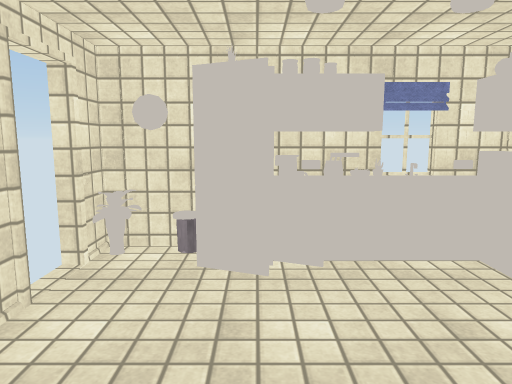
View 1 (above)

13 first-person views from a walk through a Unity game level. The camera is 1.3 m above the floor, tilts 8° down and sees 70° across. Doors are open. The floor is counted in squares, 0.5 m on a side. Each view is taken from the middle of a square. On the plan, view 1 faces up. The plan holds only what a view shows up to about 20 squares ahead; the rest is blank. The player character is not drawn. Some surface patterns are stand-ins.

View 2
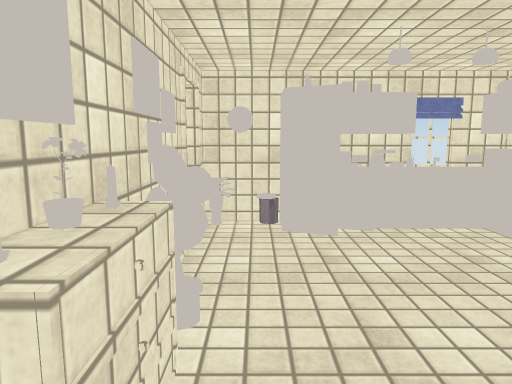

View 3
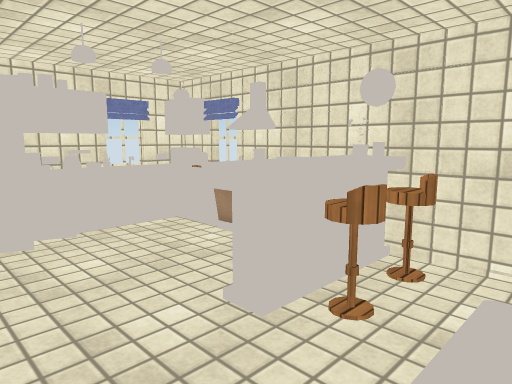

View 4
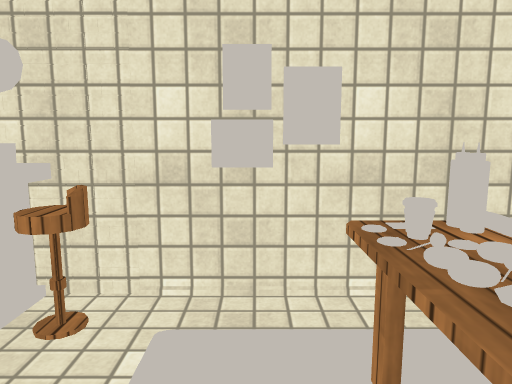

View 5
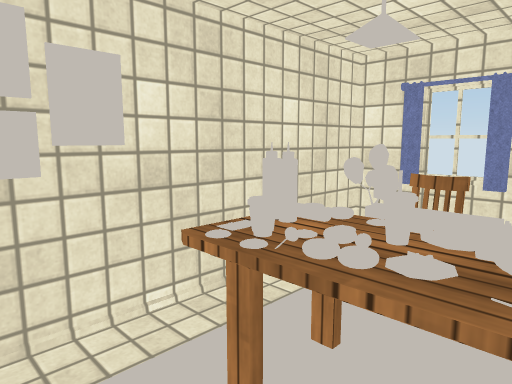

View 6
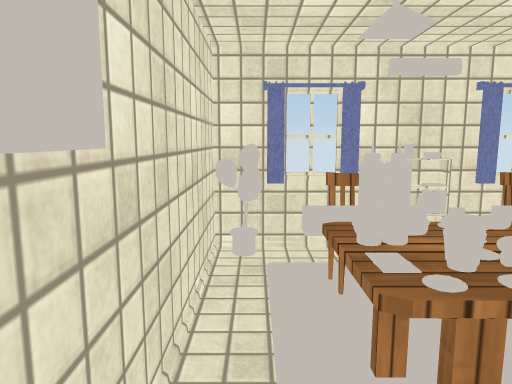

View 7
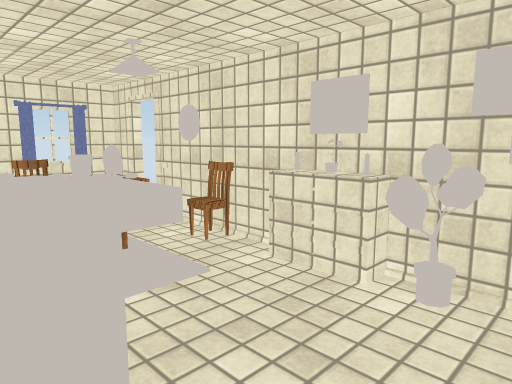

View 8
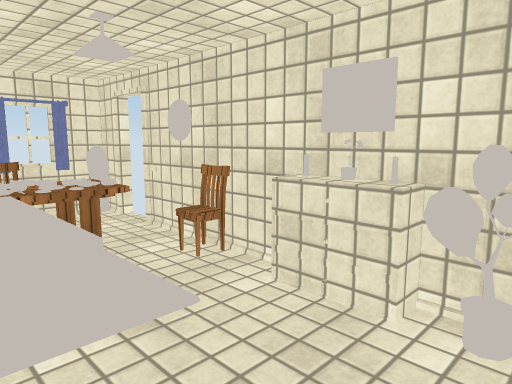

View 9
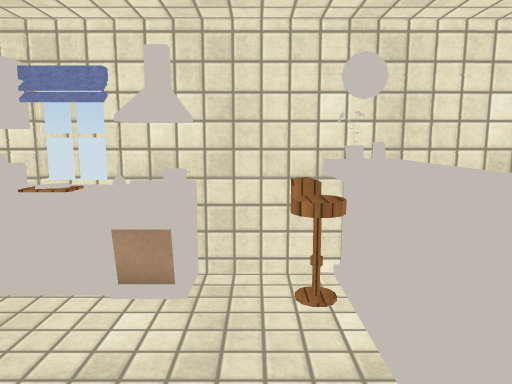

View 10
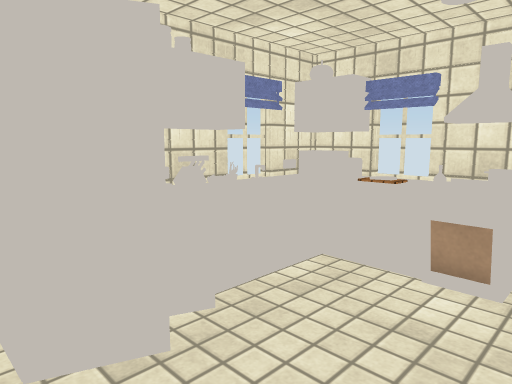

View 11
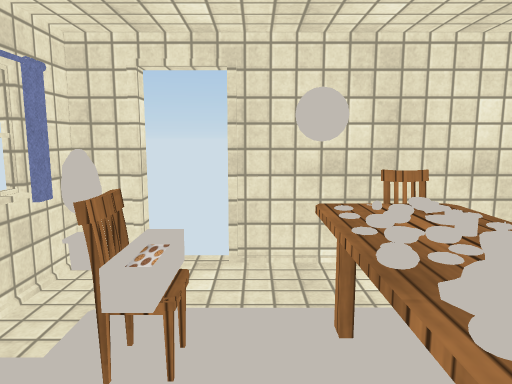

View 12
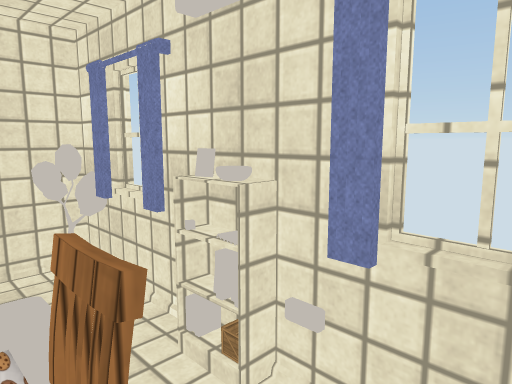

View 13
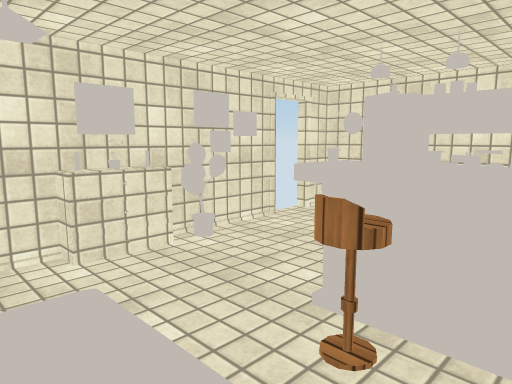

### Floor plan
Key: @ floor where view 1 was taken; # wall or solid block; . floor; D open door; = window, fence, low wall or low ledge; F flower.
Columns run from 4 left of view 1 to 6 right of it. Each row starts with its distance up from view 1.
  9 ###########
  8 ##.####==##
  7 D..### ..=#
  6 D........=#
  5 #........##
  4 #........##
  3 #........##
  2 #F....#####
  1 #=....#####
  0 #=..@.#####
 -1 #=.......##
 -2 ##........#
 -3 ##...    .#
 -4 #########.#
 -5     #####.#
 -6 #  ######.#
 -7 # ..    ..#
 -8 D...=##=#.#
 -9 D...#####.#
-10 ##...##..F#
-11 ###=####=##

Positions as (right, up) in squares from view 1, and headings:
1: (0, 0), facing up
2: (-2, -3), facing up
3: (-2, -3), facing up-right
4: (0, -3), facing right
5: (1, -2), facing down-right
6: (5, -2), facing down
7: (3, 4), facing down-left
8: (2, 3), facing down-left
9: (-1, 3), facing right
10: (-2, 3), facing up-right
11: (4, -7), facing left
12: (-2, -8), facing down-right
13: (5, -4), facing up-left
